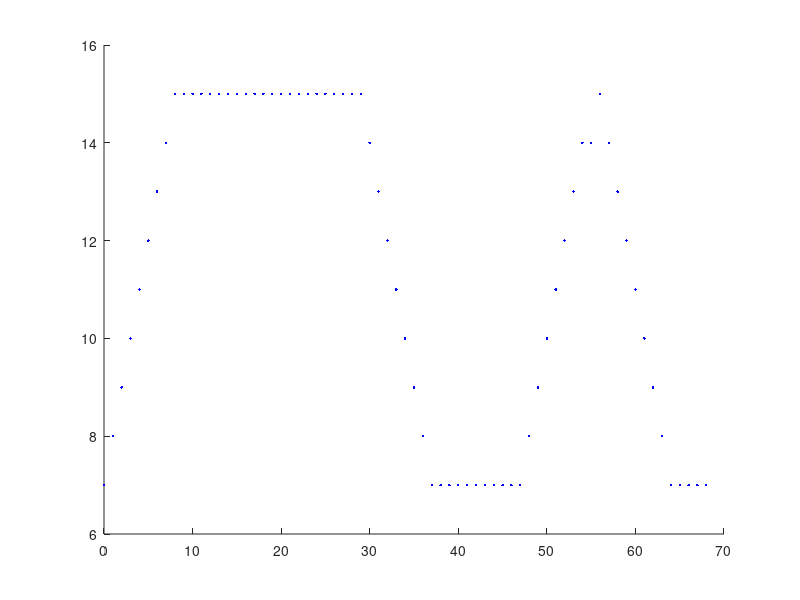

This chart was generated by the following MATLAB code:
hold on
plot(0,7,'.b')
plot(1,8,'.b')
plot(2,9,'.b')
plot(3,10,'.b')
plot(4,11,'.b')
plot(5,12,'.b')
plot(6,13,'.b')
plot(7,14,'.b')
plot(8,15,'.b')
plot(9,15,'.b')
plot(10,15,'.b')
plot(11,15,'.b')
plot(12,15,'.b')
plot(13,15,'.b')
plot(14,15,'.b')
plot(15,15,'.b')
plot(16,15,'.b')
plot(17,15,'.b')
plot(18,15,'.b')
plot(19,15,'.b')
plot(20,15,'.b')
plot(21,15,'.b')
plot(22,15,'.b')
plot(23,15,'.b')
plot(24,15,'.b')
plot(25,15,'.b')
plot(26,15,'.b')
plot(27,15,'.b')
plot(28,15,'.b')
plot(29,15,'.b')
plot(30,14,'.b')
plot(31,13,'.b')
plot(32,12,'.b')
plot(33,11,'.b')
plot(34,10,'.b')
plot(35,9,'.b')
plot(36,8,'.b')
plot(37,7,'.b')
plot(38,7,'.b')
plot(39,7,'.b')
plot(40,7,'.b')
plot(41,7,'.b')
plot(42,7,'.b')
plot(43,7,'.b')
plot(44,7,'.b')
plot(45,7,'.b')
plot(46,7,'.b')
plot(47,7,'.b')
plot(48,8,'.b')
plot(49,9,'.b')
plot(50,10,'.b')
plot(51,11,'.b')
plot(52,12,'.b')
plot(53,13,'.b')
plot(54,14,'.b')
plot(55,14,'.b')
plot(56,15,'.b')
plot(57,14,'.b')
plot(58,13,'.b')
plot(59,12,'.b')
plot(60,11,'.b')
plot(61,10,'.b')
plot(62,9,'.b')
plot(63,8,'.b')
plot(64,7,'.b')
plot(65,7,'.b')
plot(66,7,'.b')
plot(67,7,'.b')
plot(68,7,'.b')
